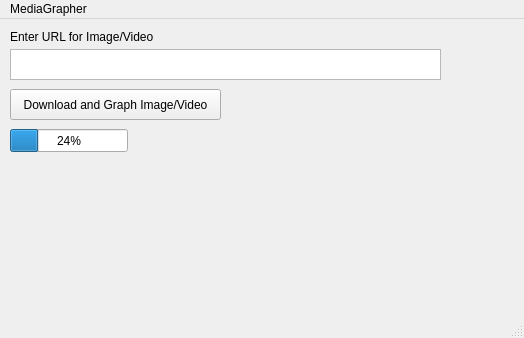
<?xml version="1.0" encoding="UTF-8"?>
<ui version="4.0">
 <class>MainWindow</class>
 <widget class="QMainWindow" name="MainWindow">
  <property name="geometry">
   <rect>
    <x>0</x>
    <y>0</y>
    <width>524</width>
    <height>338</height>
   </rect>
  </property>
  <property name="windowTitle">
   <string>MainWindow</string>
  </property>
  <widget class="QWidget" name="centralwidget">
   <widget class="QPushButton" name="pushButton">
    <property name="geometry">
     <rect>
      <x>10</x>
      <y>70</y>
      <width>211</width>
      <height>31</height>
     </rect>
    </property>
    <property name="text">
     <string>Download and Graph Image/Video</string>
    </property>
   </widget>
   <widget class="QProgressBar" name="progressBar">
    <property name="geometry">
     <rect>
      <x>10</x>
      <y>110</y>
      <width>118</width>
      <height>23</height>
     </rect>
    </property>
    <property name="value">
     <number>24</number>
    </property>
   </widget>
   <widget class="QTextEdit" name="textEdit">
    <property name="geometry">
     <rect>
      <x>10</x>
      <y>30</y>
      <width>431</width>
      <height>31</height>
     </rect>
    </property>
   </widget>
   <widget class="QLabel" name="label">
    <property name="geometry">
     <rect>
      <x>10</x>
      <y>10</y>
      <width>331</width>
      <height>16</height>
     </rect>
    </property>
    <property name="text">
     <string>Enter URL for Image/Video</string>
    </property>
   </widget>
  </widget>
  <widget class="QMenuBar" name="menubar">
   <property name="geometry">
    <rect>
     <x>0</x>
     <y>0</y>
     <width>524</width>
     <height>21</height>
    </rect>
   </property>
   <widget class="QMenu" name="menuMediaGrapher">
    <property name="title">
     <string>MediaGrapher</string>
    </property>
    <addaction name="actionOptions"/>
    <addaction name="actionExit"/>
   </widget>
   <addaction name="menuMediaGrapher"/>
  </widget>
  <widget class="QStatusBar" name="statusbar"/>
  <action name="actionOptions">
   <property name="text">
    <string>Options</string>
   </property>
  </action>
  <action name="actionExit">
   <property name="text">
    <string>Exit</string>
   </property>
  </action>
 </widget>
 <resources/>
 <connections/>
</ui>
